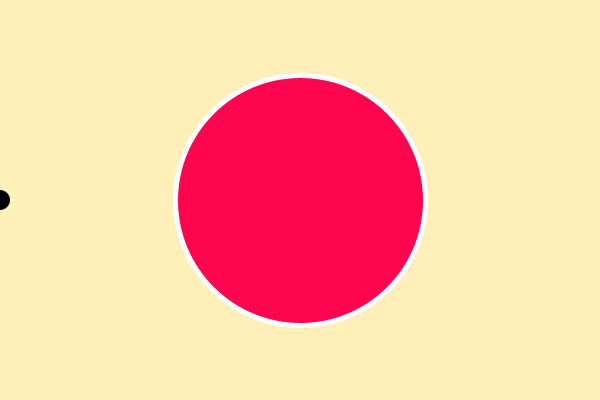
Frame 1 (no input)
Frame 60 (the mouse pressed at the canvas centre just before this capture): identical to frame 1, image omitted
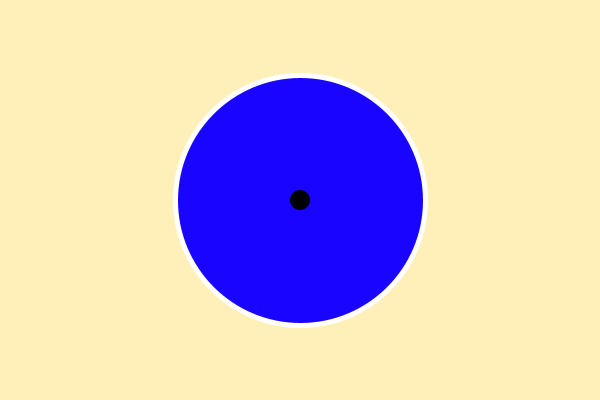
Frame 120 (the mouse held since frame 60 and released just before this capture)

The Processing sketch that drew these frames (run headless with seeded random() and noise(); from frame 60 on, the mouse is pressed at the canvas centre):

// Processing sketch: processing_25412
// ── processing_25412.pde

void setup(){
  
  size(600,400);
 background(255, 240,185);
 smooth();
  
}

void draw(){
  
   background(255, 240,185);
  
if (mouseX<200){
 strokeWeight(5);
 stroke(255);
  fill(255,5,80);
ellipse(300,200,250,250);}

if ((mouseX>200) && (mouseX<400)){
 strokeWeight(5);
 stroke(255);
  fill(25,5,255);
ellipse(300,200,250,250);}

if (mouseX>400){
 strokeWeight(5);
 stroke(255);
  fill(5,255,119);
ellipse(300,200,250,250);}

noStroke();
fill(0);
ellipse(mouseX,200,20,20);

}
